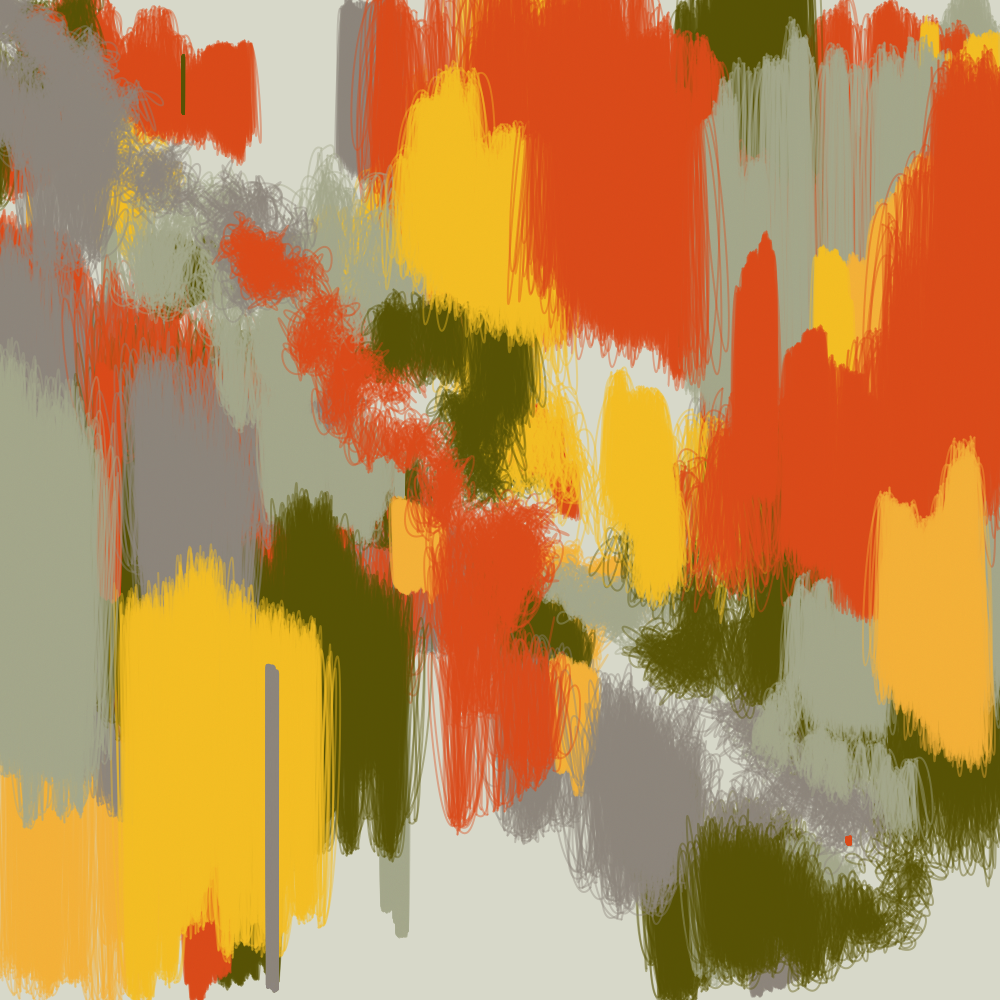
Frame 1 (no input)
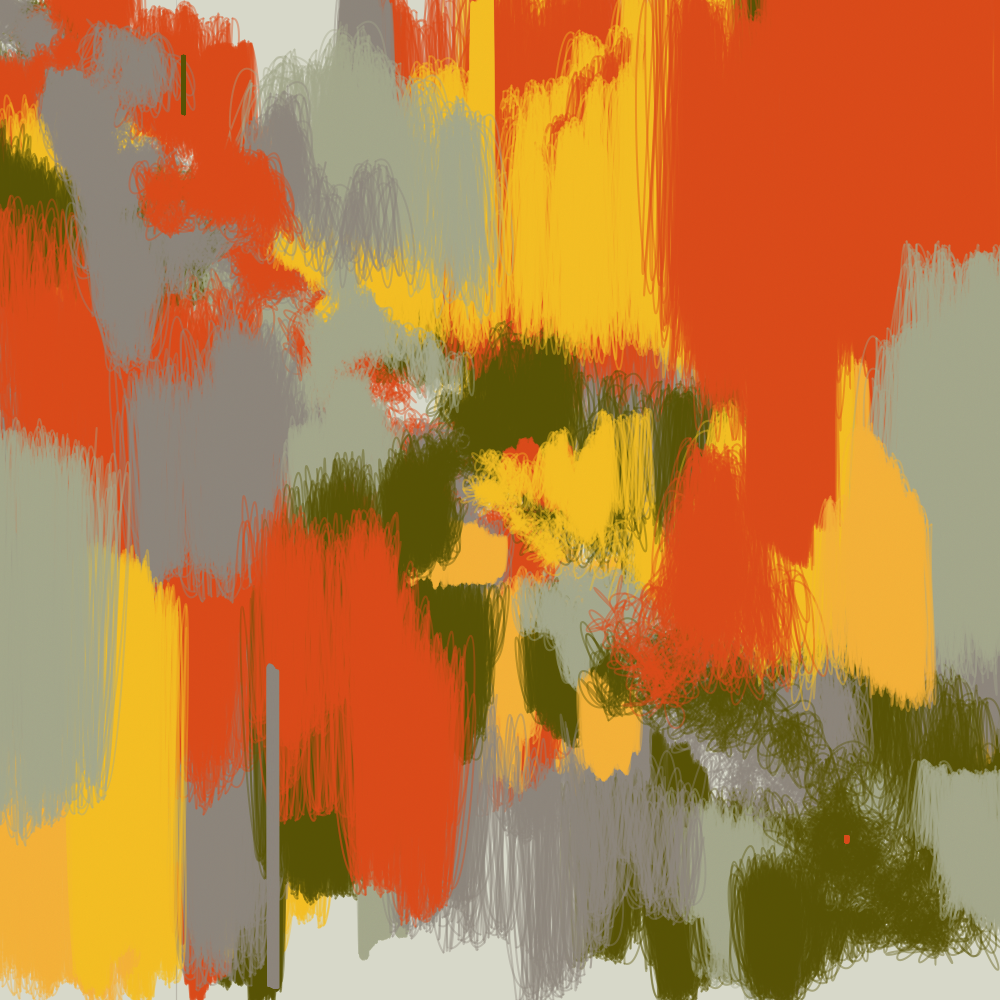
Frame 2 (the mouse pressed at the canvas centre, redrawn once)

The Processing sketch that drew these frames (run headless with seeded random() and noise(); the mouse was pressed at the canvas centre and the sketch redrawn once):

// Processing sketch: sketch_01_10000Wander
// ── sketch_01_10000Wander.pde
Line[] lineArray;
color[] palette = { 
  color(242, 177, 56, 100),
  color(163, 165, 137, 100),
  color(242, 189, 35, 100),
  color(86, 82, 6, 100),
  color(216, 75, 26, 100),
  color(140, 133, 123, 100) };

void setup() {
  size(1000, 1000);
  background(#D7D8C9);
  noLoop();
  noFill();
  stroke(0);
  strokeWeight(2);
  // pixelDensity(2);

  lineArray = new Line[100];

  for (int i = 0; i < lineArray.length; i++) {
    color col = randomColor(palette);
    float xpos = random(width);
    float ypos = random(height);
    float jitter = random(10);
    lineArray[i] = new Line(col, xpos, ypos, jitter);
  }
}

void draw() {
  for (int i = 0; i < lineArray.length; i++) {
    Line line = lineArray[i];

    for (int j = 0; j < 1000; j++) {
      line.draw();
    }
  }
}

color randomColor(color[] palette) {
  return palette[int(random(palette.length))];
}

class Line {
  color c;
  float xpos;
  float ypos;
  float xprev;
  float yprev;
  float jitter;

  Line(color tempC, float tempX, float tempY, float tempJit) {
    c = tempC;
    xprev = tempX;
    yprev = tempY;
    jitter = tempJit;
  }

  void draw() {
    stroke(c);

    xpos = xprev + random(-jitter, jitter);
    ypos = yprev + random(-jitter, jitter);

    float superJitter = jitter * 6;
    float xc1 = xprev + random(-superJitter, superJitter);
    float yc1 = yprev + random(-superJitter, superJitter);
    float xc2 = xpos - random(-superJitter, superJitter);
    float yc2 = xpos - random(-superJitter, superJitter);

    if (xpos > width) {
      xpos = width;
    }
    if (ypos > height) {
      ypos = height;
    }
    bezier(xprev, yprev, xc1, yc1, xc2, yc2, xpos, ypos);

    xprev = xpos;
    yprev = ypos;
  }
}
